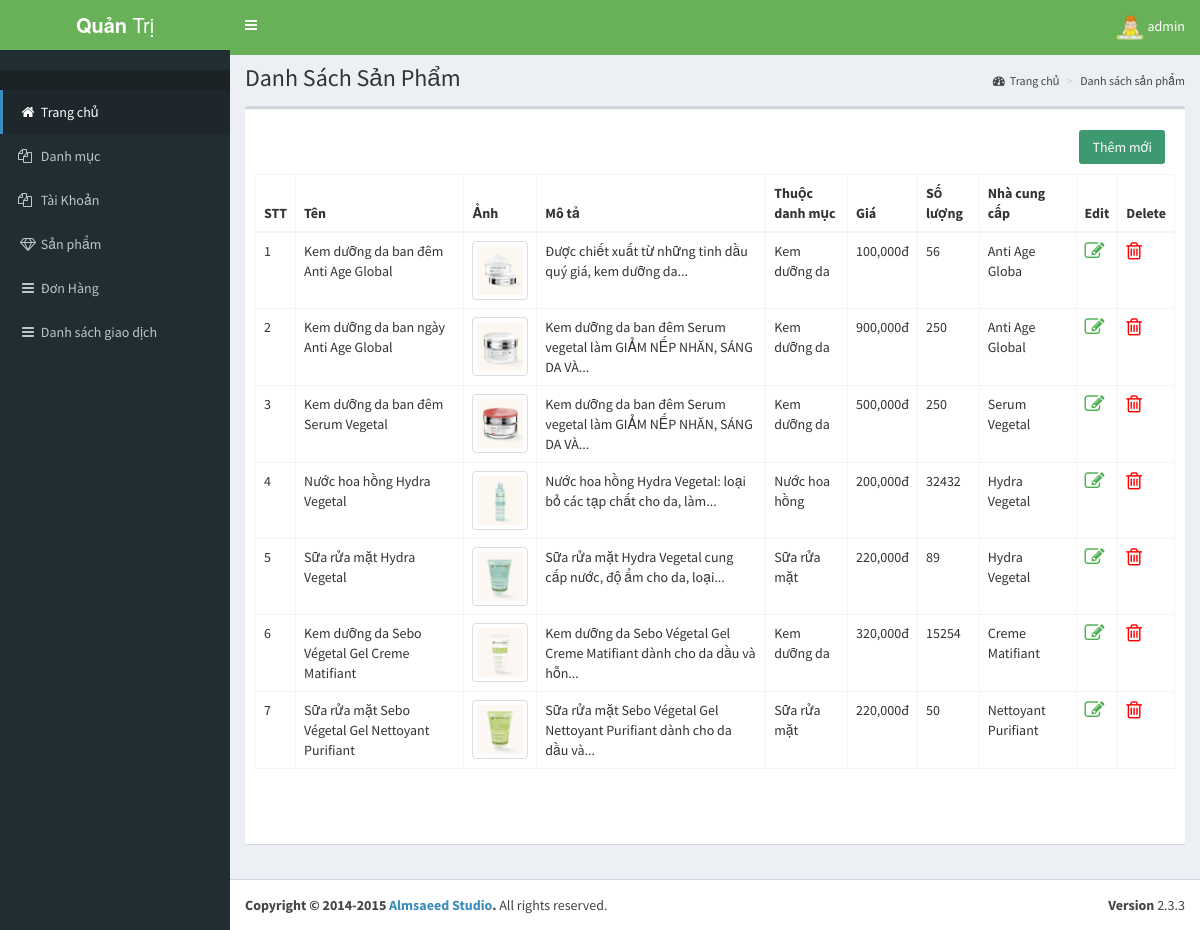
The app's page /admin/san-pham/index.php (signed in) with its own data.
### tables this page shows
CREATE TABLE `product` (
  `id` int(11) NOT NULL,
  `name` varchar(255) DEFAULT NULL,
  `slug` varchar(255) DEFAULT NULL,
  `price` int(11) DEFAULT NULL,
  `category_id` int(11) DEFAULT NULL,
  `supplier` varchar(255) DEFAULT NULL,
  `qty` int(11) DEFAULT NULL,
  `buyed` int(5) DEFAULT NULL,
  `thunbar` varchar(255) DEFAULT NULL,
  `created_at` timestamp NULL DEFAULT CURRENT_TIMESTAMP,
  `updated_at` timestamp NULL DEFAULT CURRENT_TIMESTAMP
);

CREATE TABLE `category` (
  `id` int(11) NOT NULL,
  `parent_id` tinyint(4) DEFAULT NULL,
  `name` varchar(255) DEFAULT NULL,
  `sort_order` tinyint(4) DEFAULT NULL,
  `created_at` timestamp NOT NULL DEFAULT CURRENT_TIMESTAMP
);

### libraries/My_Model.php (called while the page is built, shortened)
<?php
    class My_Model
    {
        public $conn;
        public function __construct()
        {
            $this->conn = mysqli_connect("localhost","root","","shopmipham_db") or die ();
            mysqli_set_charset($this->conn,"utf8");
        }
        public function fetchwhere ($table ,$where)
        {
            $sql = "SELECT * FROM {$table} WHERE ";
            $sql .= $where;
            $result = mysqli_query($this->conn, $sql) or die("Lỗi Truy Vấn fetch" .mysqli_error($this->conn));
            $data = [];
            if( $result)
            {
                while ($num = mysqli_fetch_assoc($result))
                {
                    $data[] = $num;
                }
            }
            return $data;
        }
        public function fetchAllpagina($table ,$start, $pagi)
        {
            $sql = "SELECT * FROM {$table} ";
            $sql .= "  WHERE 1 ORDER BY created_at DESC LIMIT {$start} , {$pagi}";
            $result = mysqli_query($this->conn,$sql) or die("Lỗi Truy Vấn fetchAll " .mysqli_error($this->conn));
            $data = [];
            if( $result)
            {
                while ($num = mysqli_fetch_assoc($result))
                {
                    $data[] = $num;
                }
            }
            return $data;
        }
    }
 ?>

### libraries/function.php (called while the page is built, shortened)
<?php
    function url()
    {
        $link = "http://localhost:8080/shopmipham/";
        return $link;
    }
    function the_excerpt($text,$num)
    {
        if(strlen($text)> $num)
        {
            $cutstring = substr($text,0,$num);
            $word = substr($text,0,strrpos($cutstring,' '));
            return $word.'...' ;
        }
        else
        {
            return $text;
        }
    }
?>

### admin/san-pham/danh-sach.php (the view, shortened to what this page needs)
<?php
  class showData
  {
    public $db;
   public  function __construct()
    {
      $this->db = new My_Model();
    }
    public function show_list($start,$display)
    {
      $data = $this->db ->fetchAllpagina('product' , $start,$display);
      return $data;
    }
    public function show_parent($table,$where)
    {
        $data = $this->db->fetchwhere($table,$where);
        return $data;
    }
  }
  $show_list_cate = new showData();
  $display = 10;
  $start = (isset($_GET['s']) && filter_var($_GET['s'],FILTER_VALIDATE_INT,array('min_range'=>1)))?$_GET['s']:0;
  $data =$show_list_cate ->show_list($start,$display);
?>
<div class="content-wrapper">
    <section class="content-header">
        <h1>
            Danh Sách Sản Phẩm
        </h1>
        <ol class="breadcrumb">
            <li><a href="../home/"><i class="fa fa-dashboard"></i>Trang chủ</a></li>
            <li><a href="#">Danh sách sản phẩm</a></li>
        </ol>
    </section>
    <section class="content">
        <div class="box">
            <div class="box-footer">
                <div id="example2_wrapper" class="dataTables_wrapper form-inline dt-bootstrap">
                    <div class="row">
                       <div class="col-md-12">
                            <a href="index.php?action=add"><button type="button" class="btn bg-olive margin btn-right">Thêm mới</button></a>
                       </div>
                    </div>
                    <div class="row">
                        <div class="col-sm-12">
                            <table id="example2" class="table table-bordered table-hover dataTable" role="grid" aria-describedby="example2_info">
                                <thead>
                                    <tr role="row">
                                        <th class="sorting_asc" tabindex="0"  rowspan="1" colspan="1"  >STT</th>
                                        <th class="sorting" tabindex="0"  rowspan="1" colspan="1">Tên</th>
                                        <th class="sorting" tabindex="0"  rowspan="1" colspan="1">Ảnh</th>
                                        <th class="sorting" tabindex="0"  rowspan="1" colspan="1">Mô tả</th>
                                        <th class="sorting" tabindex="0"  rowspan="1" colspan="1">Thuộc danh mục</th>
                                        <th class="sorting_asc" tabindex="0"  rowspan="1" colspan="1">Giá</th>
                                        <th class="sorting" tabindex="0"  rowspan="1" colspan="1">Số lượng</th>
                                        <th class="sorting" tabindex="0"  rowspan="1" colspan="1">Nhà cung cấp</th>
                                        <th class="sorting" tabindex="0"  rowspan="1" colspan="1">Edit</th>
                                        <th class="sorting" tabindex="0"  rowspan="1" colspan="1">Delete</th>
                                    </tr>
                                </thead>
                                <tbody>
                                    <?php $stt = 0 ?>
                                    <?php foreach($data as $key => $value): ?>
                                        <tr role="row" class="odd">
                                            <td class="sorting_1"><?php echo $stt = $stt +1 ?></td>
                                            <td><?php echo $value['name'] ?></td>
                                            <td><img src="<?php echo url().'upload/san-pham/'.$value['thunbar']; ?>" class="img-thumbnail" alt="Cinque Terre" width="100" height="100"></td>
                                            <td><?php echo the_excerpt($value['slug'],80) ?></td>
                                            <td>
                                                <?php
                                                        $where = 'id = '.$value["category_id"];
                                                            $parent_name = $show_list_cate-> show_parent('category',$where);
                                                          if(!empty($parent_name))
                                                          {
                                                              foreach ($parent_name as $key => $values) {
                                                                echo $values['name'];
                                                              }
                                                          }
                                                    ?>
                                            </td>
                                            <td><?php echo number_format($value['price'])   ?>đ</td>
                                            <td><?php echo $value['qty']   ?></td>
                                            <td><?php echo $value['supplier']   ?></td>
                                            <td>
                                                <a href="index.php?action=edit&id=<?php echo $value['id'] ?>">
                                                  <i class="fa fa-edit style-edit" >
                                                  </i>
                                                </a>
                                            </td>
                                            <td><a href="../../controller/admin/san-pham.php?action=delete&id=<?php echo $value['id'] ?>" ><i class="fa fa-trash-o style-delete" onclick="confirmDelete('Bạn chắc chắn muốn xóa san pham')"></a></td>
                                        </tr>
                                    <?php endforeach ?>
                                </tbody>
                            </table>
                        </div>
                    </div>
                    <div class="row">
                        <div class="col-sm-5">
                        </div>
                        <div class="col-sm-7">
                            <div class="dataTables_paginate paging_simple_numbers" id="example2_paginate">
                            </div>
                        </div>
                    </div>
                </div>
            </div>
        </div>
    </section>
</div>

### admin/san-pham/index.php (shortened to what this page needs)
<!DOCTYPE html>
<html>
<head>
    <?php require_once('../template/head.php') ?>
</head>
<body class="hold-transition skin-blue fixed sidebar-mini">
    <div class="wrapper">
        <header class="main-header">
            <?php require_once ('../template/header.php') ?>
        </header>
        <aside class="main-sidebar">
            <?php require_once ('../template/sidebar.php') ?>
        </aside>
        <?php
            if (isset($_GET['action'])) {
                $action = $_GET['action'];
                switch ($action) {
                    case 'add':
                    include_once("them.php");
                    break;
                    case 'edit':
                    include_once("sua.php");
                    break;
                    default:
                    include_once("danh-sach.php");
                    break;
            }
            } else {
                include_once("danh-sach.php");
            }
        ?>
        <footer class="main-footer">
            <?php require_once ('../template/footer.php') ?>
        </footer>
    </div>
</body>
</html>

### admin/template/head.php (shortened to what this page needs)
<link rel="stylesheet" href="../../public/bootstrap/css/bootstrap.min.css">
<link rel="stylesheet" href="https://cdnjs.cloudflare.com/ajax/libs/font-awesome/4.5.0/css/font-awesome.min.css">
<link rel="stylesheet" href="https://cdnjs.cloudflare.com/ajax/libs/ionicons/2.0.1/css/ionicons.min.css">
<link rel="stylesheet" href="../../public/dist/css/AdminLTE.min.css">
<link rel="stylesheet" href="../../public/dist/css/skins/_all-skins.css">
<link rel="stylesheet" href="../../public/style/css/styles.css">

### admin/template/header.php (shortened to what this page needs)
<a href="../../index2.html" class="logo">
  <span class="logo-lg"><b> Quản </b>Trị</span>
</a>
<nav class="navbar navbar-static-top">
  <a href="#" class="sidebar-toggle" data-toggle="offcanvas" role="button">
  </a>
  <div class="navbar-custom-menu">
    <ul class="nav navbar-nav">
      <li class="dropdown user user-menu">
        <a href="#" class="dropdown-toggle" data-toggle="dropdown">
          <?php if (isset($_SESSION['image']) && !empty($_SESSION['image'])): ?>
            <img src="../../upload/admin/<?php echo (isset($_SESSION['image']))?$_SESSION['image']:"" ?>" alt="" width="30">
          <?php else : ?>
          <img src="../../public/dist/img/avatar.png" class="user-image" alt="User Image">
          <?php endif ?>
          <span class="hidden-xs"><?php echo isset($_SESSION['id']) ? $_SESSION['name'] :"" ?></span>
        </a>
      </li>
    </ul>
  </div>
</nav>

### admin/template/sidebar.php
<section class="sidebar">
    <div class="user-panel">
    </div>
    <ul class="sidebar-menu">
        <li class="header"></li>
        <li class="treeview active">
            <a href="../home/">
                <i class="fa fa-fw fa-home"></i>
                <span>Trang chủ</span>
            </a>
        </li>
        <li class="treeview ">
            <a href="../danh-muc/">
                <i class="fa fa-files-o"></i>
                <span>Danh mục</span>
            </a>
        </li>
        <li>
            <a href="../tai-khoan/">
                <i class="fa fa-files-o"></i>
                <span>Tài Khoản</span>
            </a>
        </li>
        <li>
            <a href="../san-pham/">
                <i class="fa fa-fw fa-diamond"></i>
                <span>Sản phẩm</span>
            </a>
        </li>
        <li>
            <a href="../order/">
                <i class="fa fa-fw fa-reorder"></i>
                <span>Đơn Hàng</span>
            </a>
        </li>
        <li>
            <a href="../giao-dich/">
                <i class="fa fa-fw fa-reorder"></i>
                <span>Danh sách giao dịch</span>
            </a>
        </li>
    </ul>
</section>

### admin/template/footer.php
<div class="pull-right hidden-xs">
  <b>Version</b> 2.3.3
</div>
<strong>Copyright &copy; 2014-2015 <a href="http://almsaeedstudio.com">Almsaeed Studio</a>.</strong> All rights
reserved.

### public/style/css/styles.css (style rules this page uses)
.btn-right { float: right; }
.style-edit { font-size: 20px; color: #4caf50; }
.style-delete { font-size: 20px; color: red; }

### records on screen
product: name "Kem dưỡng da ban đêm Anti Age Global", thunbar (picture), slug "Được chiết xuất từ những tinh dầu quý giá, kem dưỡng da...", price "100,000", qty "56", supplier "Anti Age Globa"
category: name "Kem dưỡng da"
product: stt "2", name "Kem dưỡng da ban ngày Anti Age Global", thunbar (picture), slug "Kem dưỡng da ban đêm Serum vegetal làm GIẢM NẾP NHĂN, SÁNG DA VÀ...", price "900,000", qty "250", supplier "Anti Age Global"
product: stt "3", name "Kem dưỡng da ban đêm Serum Vegetal", thunbar (picture), slug "Kem dưỡng da ban đêm Serum vegetal làm GIẢM NẾP NHĂN, SÁNG DA VÀ...", price "500,000", qty "250", supplier "Serum Vegetal"
product: stt "4", name "Nước hoa hồng Hydra Vegetal", thunbar (picture), slug "Nước hoa hồng Hydra Vegetal: loại bỏ các tạp chất cho da, làm...", price "200,000", qty "32432", supplier "Hydra Vegetal"
category: name "Nước hoa hồng"
product: stt "5", name "Sữa rửa mặt Hydra Vegetal", thunbar (picture), slug "Sữa rửa mặt Hydra Vegetal cung cấp nước, độ ẩm cho da, loại...", price "220,000", qty "89", supplier "Hydra Vegetal"
category: name "Sữa rửa mặt"
product: stt "6", name "Kem dưỡng da Sebo Végetal Gel Creme Matifiant", thunbar (picture), slug "Kem dưỡng da Sebo Végetal Gel Creme Matifiant dành cho da dầu và hỗn...", price "320,000", qty "15254", supplier "Creme Matifiant"
product: stt "7", name "Sữa rửa mặt Sebo Végetal Gel Nettoyant Purifiant", thunbar (picture), slug "Sữa rửa mặt Sebo Végetal Gel Nettoyant Purifiant dành cho da dầu và...", price "220,000", qty "50", supplier "Nettoyant Purifiant"

### other values on screen
$_SESSION['name'] "admin"
